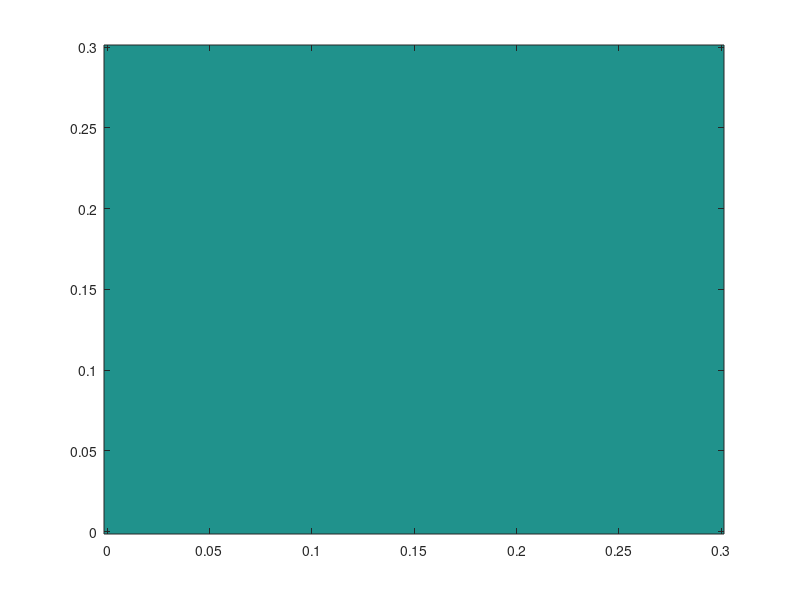

The MATLAB script that drew this image: (Note: this script raises an error after producing the figure.)
clear all;
%{
    Used for VIDEO CAPTURING
    
    Here we implement the FDTD method in 2D
    for the TM problem. In this task we use
    the MUR boundary conditions(ONLY LEFT WALL).
%}
e0 = 8.85418781 * 10^(-12);
m0 = 4 * pi * 10^(-7);
c = 1/sqrt(e0*m0);

f = 10^(10);
lambda = c/f;
Xmax = 10 * lambda; % Xmax = Ymax

dx = lambda / 10;   % dx = dy
% By CFL we obtain for free space
dtmax = dx/(c * sqrt(2));
p = 1; % percentage of allowable time step
dt = p * dtmax;

% The following is used in case we want to observe what happens
% when the CFL stability condition is violated

% dt = 1.2 * dx/(c);

%{
    Xmax = 10lambda = 100 dx = Ymax
    The surviving field coordinates are (Ez, Hx, Hy)
    - Ez(x,y) x belongs to [0 dx, 100 dx] and y belongs to [0 dx, 100 dx]
    - Hx(x,y) x belongs to [0 dx, 100 dx] and y belongs to [0.5 dx, 99.5 dx]
    - Hy(x,y) x belongs to [0.5 dx, 99.5 dx] and y belongs to [0 dx, 100 dx]
 
%}
N = round(Xmax/2/dx);
if mod(Xmax, 2*dx) ~= 0
    fprintf('N = Xmax/(2*dx) MUST be an integer\n')
    return
end 

% field coordinates initialization
Ez = zeros(2*N+1, 2*N+1);
Hx = zeros(2*N+1, 2*N);
Hy = zeros(2*N, 2*N+1);

% Material description
e(1:2*N+1, 1:2*N+1) = e0;
sigma = zeros(2*N+1, 2*N+1);
m = m0;

% Scatterer
x0 = Xmax/2 + 3*lambda; % x coordinate of the center of the cylinder
y0 = Xmax/2;    % y coordinate of the center of the cylinder
R = lambda;     % the radius of the cylinder
sig = 1.2;  % sigma: the conductivity
er = 3.4;   % the relative dielectric constant

for i = 1:length(e)
    for j = 1:length(e)
        if ( ( (i-1)*dx - x0 )^2 + ( (j-1)*dx - y0 )^2 ) <= R^2
            sigma(i,j) = sig;
            e(i,j) = e(i,j) * er;
        end 
    end
end


%{
    MUR and PEC boundary conditions    
%}
T = 1/f;
sp_axis = dx*(0:2*N);   % space axis

n1 = round(3*T/dt);  % corresponds to time n1*dt  
n2 = round(10*T/dt); %  >>    >>     >>    n2*dt
n3 = round(12*T/dt); %  >>    >>     >>    n3*dt

% Build the coefficient matrices of the FDTD equations
Ca = (e - 0.5*dt * sigma) ./ (e + 0.5*dt *sigma);
Cb = dt/dx ./ (e + 0.5*dt * sigma);
Da = -dt/m/dx; % m {i, j+0.5}
Db = dt/m/dx; % m {i+0.5,j}

% Mur Absorbing Boundary Conditions
Ez1_t1 = zeros(1,2*N+1);    % Ez(1,j) 1 time step  ago
Ez1_t2 = zeros(1,2*N+1);    % Ez(1,j) 2 time steps ago
Ez2_t1 = zeros(1,2*N+1);    % Ez(2,j) 1 time step  ago
Ez2_t2 = zeros(1,2*N+1);    % Ez(2,j) 2 time steps ago

Hx1_t1 = zeros(1,2*N);    % Hx(1,j) 1 time step  ago
Hx1_t2 = zeros(1,2*N);    % Hx(1,j) 2 time steps ago
Hx2_t1 = zeros(1,2*N);    % Hx(2,j) 1 time step  ago
Hx2_t2 = zeros(1,2*N);    % Hx(2,j) 2 time steps ago

% Prepare figure setup
figure();clf;
h = imagesc(sp_axis,sp_axis,Ez');
set(gca, 'ydir', 'normal');
circle(x0,y0,R);
xlabel('x')
ylabel('y')
grid on
colorbar;

% Create a video writer object
writerObj = VideoWriter('animation.mp4', 'MPEG-4');
writerObj.FrameRate = 10;   % Set the frame rate of the video
% Open the VideoWriter object and create the animation
open(writerObj);

time_steps = n3+1;
for n = 0:time_steps 
    % prepare left wall for Mur A.B.C.
    % Ez
    Ez1_t2 = Ez1_t1; 
    Ez1_t1 = Ez(1, 1:2*N+1);
    Ez2_t2 = Ez2_t1;
    Ez2_t1 = Ez(2, 1:2*N+1);
    % Hx
    Hx1_t2 = Hx1_t1; 
    Hx1_t1 = Hx(1, 1:2*N);
    Hx2_t2 = Hx2_t1;
    Hx2_t1 = Hx(2, 1:2*N);

    % update Ez
    for i = 2:2*N
        for j = 2:2*N
            Ez(i,j) = Ca(i,j) * Ez(i,j) + ...
            Cb(i,j) * (Hy(i,j) - Hy(i-1,j) + Hx(i,j-1) - Hx(i,j)); 
        end
    end
    % add source
    Ez(N+1,N+1) = source(n*dt);
    % Mur A.B.C.
    for j = 1:2*N+1
        if (j == 1) || (j == 2*N+1)
            % Use 1st order Mur ABC
            Ez(1,j) = Ez2_t1(j) - (dx - c*dt)/(dx + c*dt) * (Ez(2,j) - Ez1_t1(j));
        else
            % Use 2nd order Mur ABC
            Ez(1,j) = -Ez2_t2(j) - (dx - c*dt)/(dx + c*dt) * (Ez(2,j) + Ez1_t2(j)) + ...
            2*dx/(dx + c*dt) * (Ez1_t1(j) + Ez2_t1(j)) + (c*dt)^2 / (2*dx*(dx+ c*dt)) * ...
            ( Ez1_t1(j+1) - 2*Ez1_t1(j) + Ez1_t1(j-1) + Ez2_t1(j+1) - 2*Ez2_t1(j) + Ez2_t1(j-1) );
        end
    end

    % update Hx
    for i = 2:2*N
        for j = 1:2*N
            Hx(i,j) = Hx(i,j) + Da * (Ez(i,j+1) - Ez(i,j));
        end
    end
    % Mur A.B.C.
    for j = 1:2*N
        if (j == 1) || (j == 2*N)
            % Use 1st order Mur ABC
            Hx(1,j) = Hx2_t1(j) - (dx - c*dt)/(dx + c*dt) * (Hx(2,j) - Hx1_t1(j));
        else
            % Use 2nd order Mur ABC
            Hx(1,j) = -Hx2_t2(j) - (dx - c*dt)/(dx + c*dt) * (Hx(2,j) + Hx1_t2(j)) + ...
            2*dx/(dx + c*dt) * (Hx1_t1(j) + Hx2_t1(j)) + (c*dt)^2 / (2*dx*(dx+ c*dt)) * ...
            ( Hx1_t1(j+1) - 2*Hx1_t1(j) + Hx1_t1(j-1) + Hx2_t1(j+1) - 2*Hx2_t1(j) + Hx2_t1(j-1) );
        end
    end

    % update Hy
    for i = 1:2*N
        for j = 2:2*N
            Hy(i,j) = Hy(i,j) + Db * (Ez(i+1,j) - Ez(i,j));
        end
    end
    
    set(h, 'CData', Ez');
    title(sprintf('Electric Field $E_z$ (t = %.2f $T_0$)', n * dt/T), 'Interpreter', 'latex');    
    pause(0.1);
    frame = getframe(gcf);   % Capture the current frame of the figure
    writeVideo(writerObj, frame);   % Write the frame to the video file
end

% Close the VideoWriter object
close(writerObj);